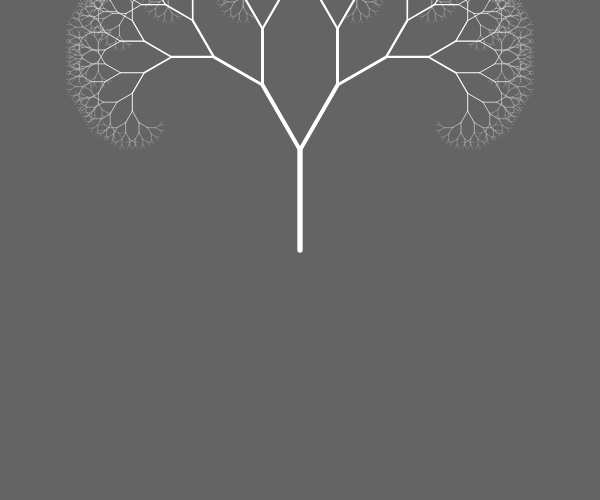
Frame 1 (no input)
Frame 60 (no input): identical to frame 1, image omitted
Frame 120 (the mouse pressed at the canvas centre since frame 60): identical to frame 1, image omitted

The p5.js sketch that drew this single still picture (run headless with seeded random() and noise() and a simulated clock; from frame 60 on, the mouse is pressed at the canvas centre):

// p5.js sketch
// ── sketch.js
function setup() {
  createCanvas(600, 500);
  background(100);
  noFill();
  stroke(255);
  drawBranch(300, 250, 270, 100);
}

function draw() {
  //
}

function drawBranch(x, y, deg, len) {
  let angle = radians(deg);
  let targetX = x + cos(angle) * len;
  let targetY = y + sin(angle) * len;

  let sw = map(len, 150, 1, 8, 0);
  strokeWeight(sw);
  line(x, y, targetX, targetY);
  if (len > 5) {
    drawBranch(targetX, targetY, deg - 30, len * 0.75);
    drawBranch(targetX, targetY, deg + 30, len * 0.75);
  }
}
